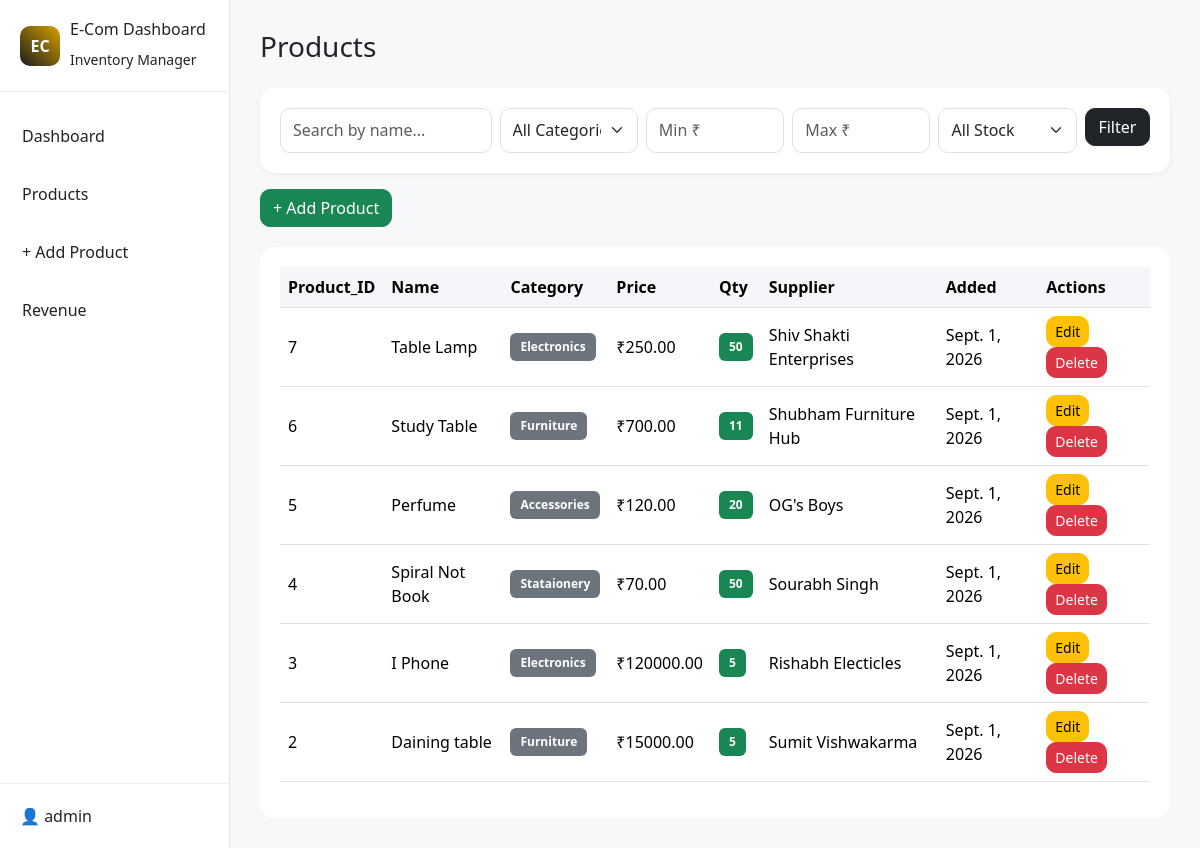
Screenshot of /products/ with the database file from the repository.
### inventory/models.py (models this page shows, shortened)
class Product(models.Model):
    name = models.CharField(max_length=255)
    category = models.CharField(max_length=100)
    price = models.DecimalField(max_digits=12, decimal_places=2)
    quantity = models.PositiveIntegerField()
    supplier = models.CharField(max_length=255)
    added_date = models.DateField(auto_now_add=True)
    class Meta:
        ordering = ["-id"]

### inventory/views.py (the view)
# urls.py: path("products/", views.products, name="products"),
def products(request):
    qs = Product.objects.all()
    search = request.GET.get("search", "").strip()
    category = request.GET.get("category", "").strip()
    min_price = request.GET.get("min_price", "").strip()
    max_price = request.GET.get("max_price", "").strip()
    stock = request.GET.get("stock", "").strip()
    if search:
        qs = qs.filter(name__icontains=search)
    if category:
        qs = qs.filter(category=category)
    if min_price:
        try:
            qs = qs.filter(price__gte=Decimal(min_price))
        except InvalidOperation:
            pass
    if max_price:
        try:
            qs = qs.filter(price__lte=Decimal(max_price))
        except InvalidOperation:
            pass
    if stock == "in":
        qs = qs.filter(quantity__gt=0)
    elif stock == "out":
        qs = qs.filter(quantity__lte=0)
    categories = Product.objects.values_list("category", flat=True).distinct().order_by("category")
    return render(request, "inventory/products.html", {
        "products": qs,
        "categories": categories,
        "filters": request.GET,
    })

### inventory/templates/inventory/products.html (shortened to what this page needs)
{% extends 'inventory/base.html' %}
{% block content %}
<h3 class="mb-4">Products</h3>
<div class="card-box">
<form method="GET" action="{% url 'inventory:products' %}">
<div class="row g-2">
<div class="col-md-3"><input type="text" name="search" class="form-control" placeholder="Search by name..." value="{{ filters.search }}"></div>
<div class="col-md-2"><select name="category" class="form-select"><option value="">All Categories</option></select></div>
<div class="col-md-2"><input type="number" name="min_price" class="form-control" placeholder="Min ₹" value="{{ filters.min_price }}"></div>
<div class="col-md-2"><input type="number" name="max_price" class="form-control" placeholder="Max ₹" value="{{ filters.max_price }}"></div>
<div class="col-md-2"><select name="stock" class="form-select"><option value="">All Stock</option></select></div>
<div class="col-md-1"><button class="btn btn-dark w-100">Filter</button></div>
</div>
</form></div>
<div class="mt-3"><a href="{% url 'inventory:add_product' %}" class="btn btn-success">+ Add Product</a></div>
<div class="table-box">
<table class="table align-middle"><thead><tr><th>Product_ID</th><th>Name</th><th>Category</th><th>Price</th><th>Qty</th><th>Supplier</th><th>Added</th><th>Actions</th></tr></thead>
<tbody>
{% for p in products %}
<tr><td>{{ p.id }}</td><td>{{ p.name }}</td><td><span class="badge bg-secondary">{{ p.category }}</span></td><td>₹{{ p.price }}</td>
<td>{% if p.quantity > 0 %}<span class="badge bg-success">{{ p.quantity }}</span>{% else %}<span class="badge bg-danger">Out</span>{% endif %}</td>
<td>{{ p.supplier }}</td><td>{{ p.added_date }}</td>
<td><a href="{% url 'inventory:edit_product' p.id %}" class="btn btn-warning btn-sm">Edit</a>
<form method="post" action="{% url 'inventory:delete_product' p.id %}" class="d-inline">{% csrf_token %}<button class="btn btn-danger btn-sm" onclick="return confirm('Delete this product?')">Delete</button></form></td></tr>
{% empty %}<tr><td colspan="8" class="text-center text-muted">No products found.</td></tr>{% endfor %}
</tbody></table></div>
{% endblock %}

### inventory/static/inventory/style.css (style rules this page uses)
body { margin:0; background:#f7f8fa; font-family:Segoe UI; }
.card-box { background:white; padding:20px; border-radius:15px; box-shadow:0 2px 6px rgba(0,0,0,.05); }
.table-box { background:white; padding:20px; border-radius:15px; margin-top:20px; }
.form-control, .form-select { height:45px; border-radius:10px; }
.btn { border-radius:10px; }
.table th { background:#f4f6f9; }
.badge { padding:8px 10px; }

### rows the page displays
Product: id "7", name "Table Lamp", category "Electronics", price "250.00", quantity "50", supplier "Shiv Shakti Enterprises", added_date "Sept. 1, 2026"
Product: id "6", name "Study Table", category "Furniture", price "700.00", quantity "11", supplier "Shubham Furniture Hub", added_date "Sept. 1, 2026"
Product: id "5", name "Perfume", category "Accessories", price "120.00", quantity "20", supplier "OG's Boys", added_date "Sept. 1, 2026"
Product: id "4", name "Spiral Not Book", category "Stataionery", price "70.00", quantity "50", supplier "Sourabh Singh", added_date "Sept. 1, 2026"
Product: id "3", name "I Phone", category "Electronics", price "120000.00", quantity "5", supplier "Rishabh Electicles", added_date "Sept. 1, 2026"
Product: id "2", name "Daining table", category "Furniture", price "15000.00", quantity "5", supplier "Sumit Vishwakarma", added_date "Sept. 1, 2026"
